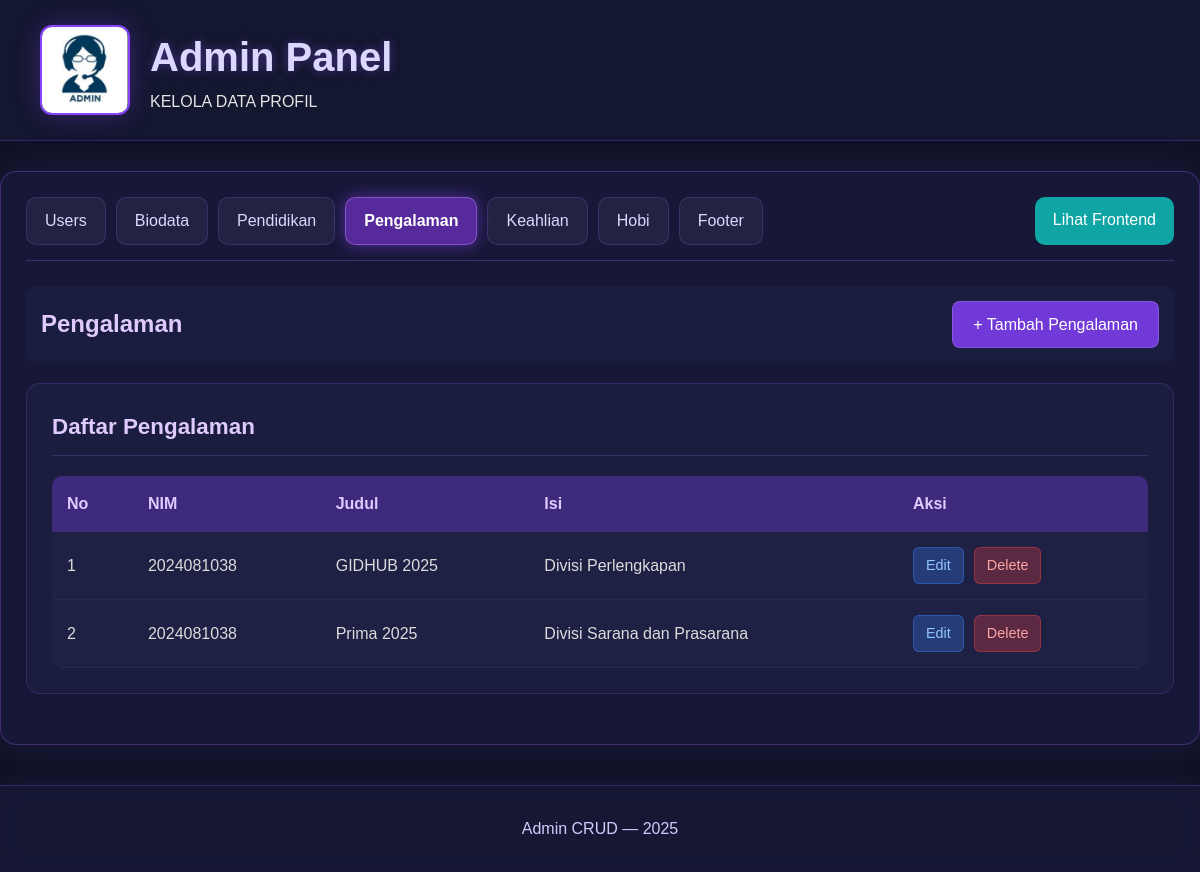
Screenshot of /admin_personil.php?tab=pengalaman with the database file from the repository.
### tables this page shows
CREATE TABLE `pengalaman` (
  `id` int(11) NOT NULL,
  `nim` varchar(50) NOT NULL,
  `judul` varchar(255) DEFAULT NULL,
  `isi` text DEFAULT NULL,
  `created_at` timestamp NOT NULL DEFAULT current_timestamp()
);

### admin_personil.php (the view, shortened to what this page needs)
<?php
require 'koneksi.php';
$uploadDir = __DIR__ . '/uploads/';
function esc($s){ return htmlspecialchars($s); }
$tab = isset($_GET['tab']) ? $_GET['tab'] : 'users';
$allowedTabs = ['users','biodata','pendidikan','pengalaman','keahlian','hobi','footer'];
$action = isset($_GET['action']) ? $_GET['action'] : '';
$id = isset($_GET['id']) ? (int)$_GET['id'] : 0;
$all = [];
foreach ($allowedTabs as $t) {
    $q = $mysqli->query("SELECT * FROM {$t} ORDER BY created_at DESC");
    $all[$t] = $q ? $q->fetch_all(MYSQLI_ASSOC) : [];
}
$editData = null;
?>
<!doctype html>
<html lang="id">
<head>
<link rel="stylesheet" href="style.css" />
</head>
<body>
<header class="site-header">
  <div class="header-inner">
    <img src="admin.jpeg" alt="Admin Logo" class="WIN2025">
    <div>
      <h1 class="site-title">Admin Panel</h1>
      <p class="site-sub">KELOLA DATA PROFIL</p>
    </div>
  </div>
</header>
<div class="admin-container">
  <div class="tab-nav">
    <?php foreach($allowedTabs as $t): ?>
      <a href="?tab=<?php echo $t; ?>" class="<?php echo ($t===$tab)?'active':''; ?>"><?php echo ucfirst($t); ?></a>
    <?php endforeach; ?>
    <a href="index.php" class="back-to-site">Lihat Frontend</a>
  </div>
  <?php if ($tab === 'users'): ?>
    <div class="toolbar">
      <h2>Users</h2>
      <a href="?tab=users&action=add" class="btn-add">+ Tambah User</a>
    </div>
    <?php if ($action === 'add' || $action === 'edit'): ?>
      <div class="admin-card">
        <h3><?php echo ($action==='edit') ? 'Ubah User' : 'Tambah User'; ?></h3>
        <form method="post" enctype="multipart/form-data" class="admin-form">
          <input type="hidden" name="tab" value="users">
          <input type="hidden" name="id" value="<?php echo esc($editData['id'] ?? $id); ?>">
          <div class="form-group">
            <label>NIM *</label>
            <input type="text" name="nim" value="<?php echo esc($editData['nim'] ?? ''); ?>" required>
          </div>
          <div class="form-group">
            <label>Nama Lengkap *</label>
            <input type="text" name="nama" value="<?php echo esc($editData['nama'] ?? ''); ?>" required>
          </div>
          <div class="form-group">
            <label>Foto Profile (jpg/png/webp)</label>
            <input type="file" name="foto" accept="image/*">
            <?php if (!empty($editData['foto'])): ?>
              <div class="current-photo">
                <p>Foto saat ini: <?php echo esc($editData['foto']); ?></p>
                <img src="<?php echo 'uploads/'.esc($editData['foto']); ?>" alt="foto">
              </div>
            <?php endif; ?>
          </div>
          <div class="form-group">
            <button type="submit" class="btn-submit"><?php echo ($action==='edit') ? 'Simpan Perubahan' : 'Simpan'; ?></button>
            <a href="admin_personil.php?tab=users" class="btn-cancel">Batal</a>
          </div>
        </form>
      </div>
    <?php endif; ?>
    <div class="admin-card">
      <h3>Daftar Users</h3>
      <?php if (!empty($all['users'])): ?>
        <table class="admin-table">
          <thead>
            <tr>
              <th>No</th>
              <th>NIM</th>
              <th>Nama</th>
              <th>Foto</th>
              <th>Aksi</th>
            </tr>
          </thead>
          <tbody>
            <?php $i=1; foreach($all['users'] as $r): ?>
              <tr>
                <td><?php echo $i++; ?></td>
                <td><?php echo esc($r['nim']); ?></td>
                <td><?php echo esc($r['nama']); ?></td>
                <td>
                  <?php if(!empty($r['foto']) && file_exists($uploadDir.$r['foto'])): ?>
                    <img src="<?php echo 'uploads/'.esc($r['foto']); ?>" alt="foto" class="table-photo">
                  <?php else: ?>
                    <span class="no-photo">-</span>
                  <?php endif; ?>
                </td>
                <td class="table-actions">
                  <a href="?tab=users&action=edit&id=<?php echo $r['id']; ?>" class="btn-edit">Edit</a>
                  <a href="?tab=users&action=delete&id=<?php echo $r['id']; ?>" class="btn-delete" onclick="return confirm('Hapus user ini?')">Delete</a>
                </td>
              </tr>
            <?php endforeach; ?>
          </tbody>
        </table>
      <?php else: ?>
        <p class="no-data">Belum ada data users.</p>
      <?php endif; ?>
    </div>
  <?php elseif ($tab === 'pengalaman'): ?>
    <div class="toolbar">
      <h2>Pengalaman</h2>
      <a href="?tab=pengalaman&action=add" class="btn-add">+ Tambah Pengalaman</a>
    </div>
    <div class="admin-card">
      <h3>Daftar Pengalaman</h3>
      <?php if (!empty($all['pengalaman'])): ?>
        <table class="admin-table">
          <thead>
            <tr>
              <th>No</th>
              <th>NIM</th>
              <th>Judul</th>
              <th>Isi</th>
              <th>Aksi</th>
            </tr>
          </thead>
          <tbody>
            <?php $i=1; foreach($all['pengalaman'] as $r): ?>
              <tr>
                <td><?php echo $i++; ?></td>
                <td><?php echo esc($r['nim']); ?></td>
                <td><?php echo esc($r['judul']); ?></td>
                <td><?php echo nl2br(esc($r['isi'])); ?></td>
                <td class="table-actions">
                  <a href="?tab=pengalaman&action=edit&id=<?php echo $r['id']; ?>" class="btn-edit">Edit</a>
                  <a href="?tab=pengalaman&action=delete&id=<?php echo $r['id']; ?>" class="btn-delete" onclick="return confirm('Hapus?')">Delete</a>
                </td>
              </tr>
            <?php endforeach; ?>
          </tbody>
        </table>
      <?php else: ?>
        <p class="no-data">Belum ada data pengalaman.</p>
      <?php endif; ?>
    </div>
  <?php endif; ?>
</div>
<footer class="site-footer">
  <div class="footer-center">
    <p>Admin CRUD — <?php echo date('Y'); ?></p>
  </div>
</footer>
</body>
</html>

### style.css (style rules this page uses)
* { margin: 0; padding: 0; box-sizing: border-box; }
body { font-family: "Poppins", sans-serif; background: #0f1224; color: #e4e4e4; line-height: 1.6; }
.site-header { width: 100%; background: rgba(22, 25, 50, 0.9); padding: 25px 40px; border-bottom: 1px solid rgba(120, 70, 255, 0.3); backdrop-filter: blur(10px); }
.header-inner { display: flex; align-items: center; gap: 20px; }
.WIN2025 { width: 90px; height: 90px; border-radius: 12px; object-fit: cover; border: 2px solid #8743ff; box-shadow: 0 0 25px rgba(135, 67, 255, 0.3); }
.site-title { font-size: 2.5rem; font-weight: 700; color: #dcd7ff; text-shadow: 0 0 10px rgba(140, 87, 255, 0.4); }
.site-footer { margin-top: 40px; background: rgba(25, 27, 60, 0.65); border-top: 1px solid rgba(150, 90, 255, 0.25); padding: 25px; text-align: center; color: #d4caff; backdrop-filter: blur(12px); box-shadow: 0 0 25px rgba(90, 60, 200, 0.15); }
.site-footer p { margin: 5px 0; font-size: 1rem; }

### admin_personil.php (style rules this page uses)
.admin-container { max-width: 1300px; margin: 30px auto; padding: 25px; background: rgba(25, 27, 60, 0.85); border-radius: 16px; border: 1px solid rgba(170, 100, 255, 0.3); box-shadow: 0 0 35px rgba(90, 60, 200, 0.2); backdrop-filter: blur(15px); }
.tab-nav { display: flex; gap: 10px; flex-wrap: wrap; margin-bottom: 25px; padding-bottom: 15px; border-bottom: 1px solid rgba(180, 120, 255, 0.25); }
.tab-nav a { padding: 10px 18px; border-radius: 10px; text-decoration: none; background: rgba(255, 255, 255, 0.05); color: #dcd7ff; border: 1px solid rgba(170, 100, 255, 0.2); transition: all 0.3s ease; font-weight: 500; }
.tab-nav a.active { background: rgba(150, 60, 255, 0.5); color: #fff; font-weight: 600; box-shadow: 0 0 15px rgba(150, 60, 255, 0.5); border: 1px solid rgba(200, 150, 255, 0.4); }
.tab-nav a.back-to-site { background: #0ea5a4; color: white; margin-left: auto; border: none; }
.toolbar { display: flex; justify-content: space-between; align-items: center; margin-bottom: 20px; padding: 15px; background: rgba(30, 32, 70, 0.6); border-radius: 12px; }
.toolbar h2 { color: #dfcaff; font-size: 1.5rem; margin: 0; }
.btn-add { background: rgba(135, 67, 255, 0.8); color: white; padding: 10px 20px; border-radius: 8px; text-decoration: none; font-weight: 500; transition: all 0.3s; border: 1px solid rgba(200, 150, 255, 0.3); }
.admin-card { background: rgba(30, 32, 70, 0.6); padding: 25px; border-radius: 14px; border: 1px solid rgba(170, 100, 255, 0.2); margin-bottom: 25px; }
.admin-card h3 { color: #dfcaff; margin-bottom: 20px; font-size: 1.4rem; border-bottom: 1px solid rgba(180, 120, 255, 0.2); padding-bottom: 10px; }
.admin-table { width: 100%; border-collapse: collapse; margin-top: 15px; background: rgba(255, 255, 255, 0.02); border-radius: 10px; overflow: hidden; }
.admin-table th { background: rgba(135, 67, 255, 0.3); color: #dfcaff; padding: 15px; text-align: left; font-weight: 600; }
.admin-table td { padding: 15px; border-bottom: 1px solid rgba(170, 100, 255, 0.1); color: #dcdcdc; }
.table-actions { display: flex; gap: 10px; }
.btn-edit { padding: 6px 12px; background: rgba(59, 130, 246, 0.3); color: #93c5fd; border-radius: 6px; text-decoration: none; border: 1px solid rgba(59, 130, 246, 0.4); font-size: 0.9rem; transition: all 0.3s; }
.btn-delete { padding: 6px 12px; background: rgba(239, 68, 68, 0.3); color: #fca5a5; border-radius: 6px; text-decoration: none; border: 1px solid rgba(239, 68, 68, 0.4); font-size: 0.9rem; transition: all 0.3s; }

### rows the page displays
pengalaman: nim "2024081038", judul "GIDHUB 2025", isi "Divisi Perlengkapan"
pengalaman: nim "2024081038", judul "Prima 2025", isi "Divisi Sarana dan Prasarana"

### other values shown
$t "Users"
$t "Biodata"
$t "Pendidikan"
$t "Pengalaman"
$t "Keahlian"
$t "Hobi"
$t "Footer"
